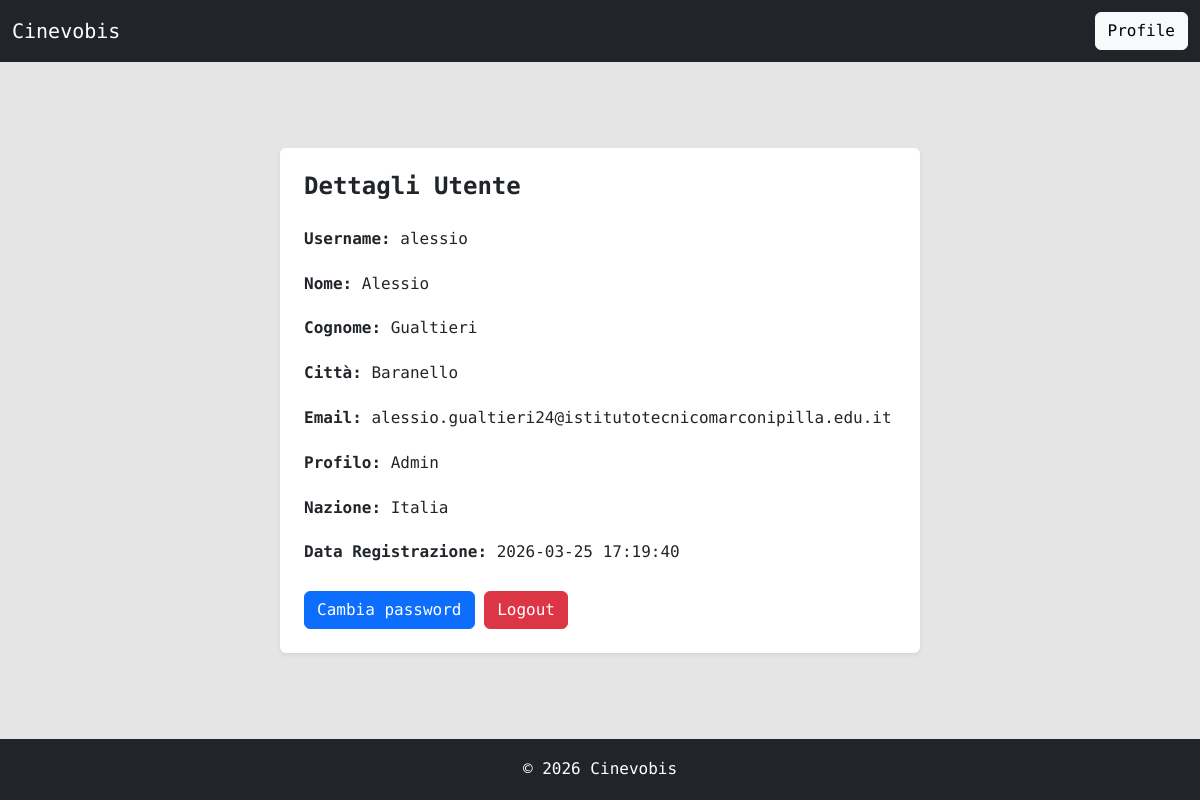
/actions/profile.php (signed in), run on an earlier commit of the app's database.
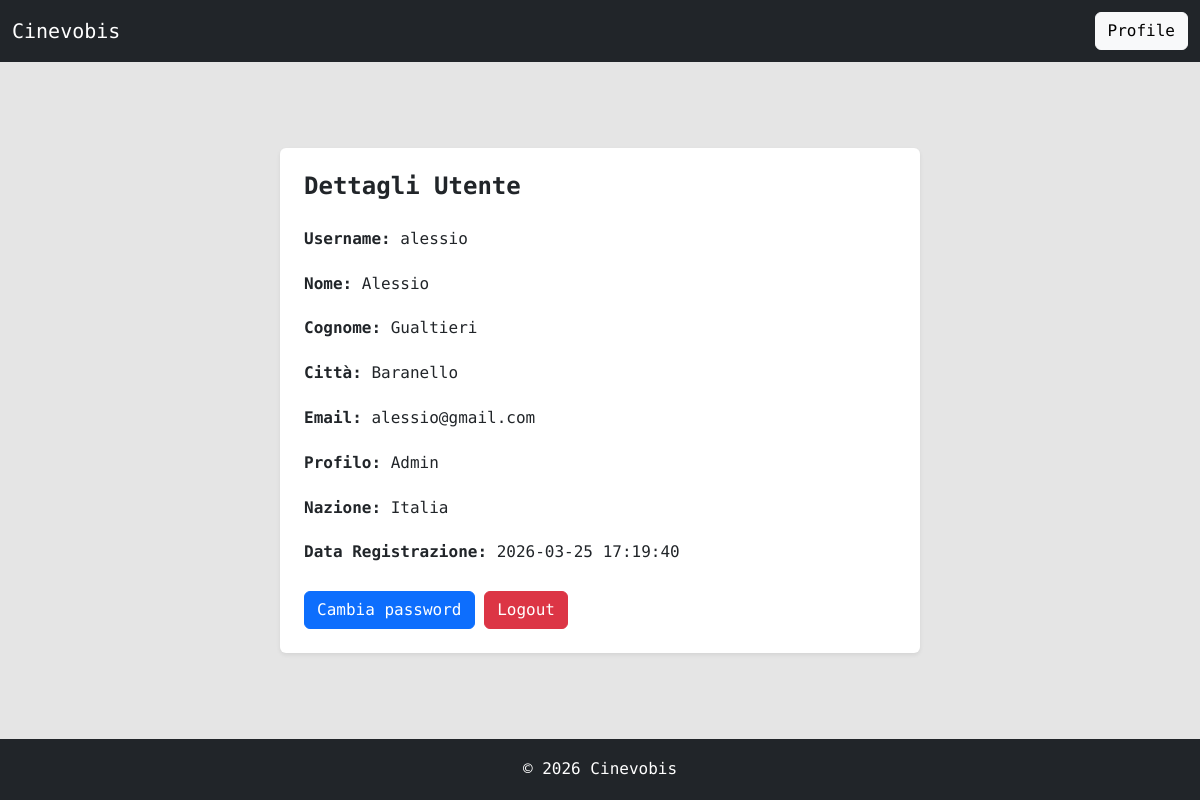
And on a later commit of the database.
### tables this page shows
CREATE TABLE `utenti` (
  `id_utente` int(11) NOT NULL AUTO_INCREMENT,
  `username` varchar(100) NOT NULL,
  `password` varchar(255) NOT NULL,
  `email` varchar(100) NOT NULL,
  `nome` varchar(100) NOT NULL,
  `cognome` varchar(100) NOT NULL,
  `citta` varchar(100) DEFAULT NULL,
  `id_profilo` int(11) DEFAULT NULL,
  `iso_code` char(2) DEFAULT NULL,
  `attivo` tinyint(1) DEFAULT 1,
  `foto_profilo` varchar(255) DEFAULT NULL,
  `data_registrazione` datetime DEFAULT NULL,
  PRIMARY KEY (`id_utente`),
  UNIQUE KEY `username` (`username`),
  UNIQUE KEY `email` (`email`),
  KEY `id_profilo` (`id_profilo`),
  KEY `iso_code` (`iso_code`),
  CONSTRAINT `utenti_ibfk_1` FOREIGN KEY (`id_profilo`) REFERENCES `profili` (`id_profilo`) ON UPDATE CASCADE,
  CONSTRAINT `utenti_ibfk_2` FOREIGN KEY (`iso_code`) REFERENCES `nazioni` (`iso_code`) ON UPDATE CASCADE
);

CREATE TABLE `profili` (
  `id_profilo` int(11) NOT NULL AUTO_INCREMENT,
  `nome_profilo` varchar(100) NOT NULL,
  PRIMARY KEY (`id_profilo`)
);

CREATE TABLE `nazioni` (
  `iso_code` char(2) NOT NULL,
  `nome_nazione` varchar(100) NOT NULL,
  PRIMARY KEY (`iso_code`)
);

### includes/user_obj.php (called while the page is built, shortened)
<?php
class userObj {
    private $username;
    private $db;
    public function __construct($db, $username, $password = null, $nome = null, $cognome = null,
                                $citta = null, $email = null, $attivo = null,
                                $id_profilo = null, $iso_code = null, $foto_profilo = null) {
        $this->db           = $db;
        $this->username     = $username;
    }
    public function findByUsername() {
        $sql = "SELECT id_utente, username, password, nome, cognome, citta, email,
                       attivo, id_profilo, iso_code, foto_profilo, data_registrazione
                FROM utenti WHERE username = :username";
        $stmt = $this->db->prepare($sql);
        $stmt->bindParam(':username', $this->username);
        $stmt->execute();
        return $stmt->fetch();
    }
}

### actions/profile.php (the view, shortened to what this page needs)
<?php
require_once(__DIR__ . '/../config/connection.php');
require_once(__DIR__ . '/../includes/user_obj.php');
$username = $_SESSION['username'] ?? '';
$user = new userObj($conn, $username);
$userData = $user->findByUsername();
$profilo = "";
$nazione = "";
if ($userData) {
    if ($userData['id_profilo']) {
        $stmt = $conn->prepare("SELECT nome_profilo FROM profili WHERE id_profilo = ?");
        $stmt->execute([$userData['id_profilo']]);
        $profilo = $stmt->fetchColumn();
    }
    if ($userData['iso_code']) {
        $stmt = $conn->prepare("SELECT nome_nazione FROM nazioni WHERE iso_code = ?");
        $stmt->execute([$userData['iso_code']]);
        $nazione = $stmt->fetchColumn();
    }
}
?>
<!DOCTYPE html>
<html lang="it">
<head>
    <link href="https://cdn.jsdelivr.net/npm/bootstrap@5.3.3/dist/css/bootstrap.min.css" rel="stylesheet">
    <link rel="stylesheet" href="/assets/css/style.css">
</head>
<body class="d-flex flex-column min-vh-100">
    <?php require_once(__DIR__ . '/../includes/header.php'); ?>
    <div class="container flex-grow-1 d-flex justify-content-center align-items-center">
        <div class="card shadow-sm border-0" style="width: 100%; max-width: 640px;">
            <div class="card-body p-4">
                <h4 class="fw-bold mb-4">Dettagli Utente</h4>
                <?php if ($userData): ?>
                    <p><strong>Username:</strong> <?= htmlspecialchars($userData['username']) ?></p>
                    <p><strong>Nome:</strong> <?= htmlspecialchars($userData['nome']) ?></p>
                    <p><strong>Cognome:</strong> <?= htmlspecialchars($userData['cognome']) ?></p>
                    <p><strong>Città:</strong> <?= htmlspecialchars($userData['citta']) ?></p>
                    <p><strong>Email:</strong> <?= htmlspecialchars($userData['email']) ?></p>
                    <p><strong>Profilo:</strong> <?= htmlspecialchars($profilo) ?></p>
                    <p><strong>Nazione:</strong> <?= htmlspecialchars($nazione) ?></p>
                    <p><strong>Data Registrazione:</strong> <?= htmlspecialchars($userData['data_registrazione']) ?></p>
                    <div class="mt-4">
                        <form method="POST">
                            <button class="btn btn-primary" name="change_pwd">Cambia password</button>
                            <button class="btn btn-danger" name="logout">Logout</button>
                        </form>
                    </div>
                <?php else: ?>
                    <p class="text-muted">Utente non trovato.</p>
                <?php endif; ?>
            </div>
        </div>
    </div>
    <?php require_once(__DIR__ . '/../includes/footer.php'); ?>
</body>
</html>

### includes/header.php (shortened to what this page needs)
<?php $currentPage = basename($_SERVER['SCRIPT_NAME']); ?>
<nav class="navbar navbar-dark bg-dark">
    <div class="container-fluid">
        <a href="/index.php" class="navbar-brand text-decoration-none">Cinevobis</a>
        <form method="POST" class="d-flex gap-2">
            <?php if (in_array($currentPage, ['sessions.php', 'add_film.php', 'users.php', 'edit_user.php', 'profile.php', 'admin_area.php'])): ?>
                <button class="btn btn-light" name="profile">Profile</button>
            <?php endif; ?>
        </form>
    </div>
</nav>

### includes/footer.php
<footer class="bg-dark text-white text-center p-3 mt-auto">
    <p class="mb-0">© <?= date("Y"); ?> Cinevobis</p>
</footer>

### assets/css/style.css (style rules this page uses)
:root { --bg-light: #E5E5E5; --bg-white: #FFFFFF; --bg-dark: #14213D; --text-main: #14213D; --text-light: #FFFFFF; --text-dark: #000000; --accent-color: #FCA311; --font-family: 'Google Sans Code', 'Courier New', monospace; }
body { margin: 0; padding: 0; font-family: var(--font-family); background-color: var(--bg-light); color: var(--text-main); line-height: 1.8; display: flex; flex-direction: column; overflow-y: auto; min-height: 100vh; }
.navbar, footer { width: 100%; margin: 0; background-color: var(--bg-dark); color: var(--text-light); }
.navbar a, footer a { color: var(--bg-white); }
a { color: var(--accent-color); text-decoration: none; }

What changed in the data, as far as the page shows it:
changed utenti "alessio": email "alessio.gualtieri24@istitutotecnicomarconipilla.edu.it" → "alessio@gmail.com"
